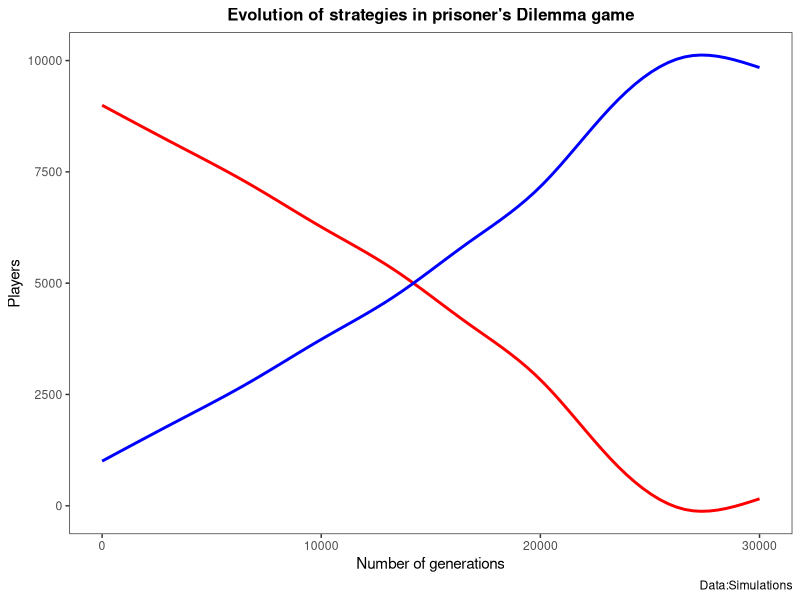

This figure's R source:

##Code written by: Imran Khan
## PhD student at Old Dominion University

##*****************Evolutionary game theory code for Prisoner's dilemma***********##
##********************************************************************************##
## Evolutionary Stable Strategy in the Prisoner's dilemma game is the "Defect" Strategy.ESS is resistant to 
## invasion by the alternative strategies in the population.

## All the players end up playing the "defect" strategy because "defect" strategy is the most successful one.
## Unsuccessful strategy dies out over multiple generations. On the other hand, successful strategy grows
## out over multiple generations.The cooperate strategy is unsuccessful one whereas the defect strategy is
## the successful one.

## The graph shows how the strategy grows or shrinks over the multiple generations (or iterations).

## You can re-run the simulations by changing the distribution of cooperate and defect players.

library(tidyverse)

num_generations <- 30000
num_players <- 10000
cooperate_players <- 9000
defect_players <- 1000

##*********Prisoner's dilemma payoff*********************##
##*******************************************************##
payoffs <- matrix(c(3,0,5,1), nrow = 2, byrow = T)
rownames(payoffs) <- c("C","D")
colnames(payoffs) <- c("C","D")

##*********Expected Payoffs***************************##
##****************************************************##
# The expected payoffs of the cooperate and defect strategy is

Expected_payoffs_c <- ((cooperate_players/num_players)*payoffs[1,1]) +
                      ((defect_players/num_players)*payoffs[1,2])


Expected_payoffs_d <- ((cooperate_players/num_players)*payoffs[2,1]) +
                      ((defect_players/num_players)*payoffs[2,2])


## The expected payoff of the strategy determines the reproductive success of the strategy in the subsequent period.
## The expected payoff of the strategy gives the fitness of the strategy. Converting the
## fitness of each strategy to respective probabilities.These probabilities will determine
## how the strategies will grow or shrink in the population over the period of time.

fitness_c <- (Expected_payoffs_c/(Expected_payoffs_c + Expected_payoffs_d ))
fitness_d <- (Expected_payoffs_d/(Expected_payoffs_c + Expected_payoffs_d ))

 df<- data.frame()
 
for ( i in seq_along(1:num_generations)){
  if(cooperate_players > 0 & defect_players > 0){ ## For giving birth or dying, there must be atleast one agent
    if(fitness_c > runif(1,0,1)){
      cooperate_players = cooperate_players + 1
      defect_players  = defect_players - 1
    }
  }
  if(defect_players > 0 & cooperate_players > 0){
    if(fitness_d > runif(1,0,1)){
      defect_players = defect_players + 1
      cooperate_players = cooperate_players - 1
    }
  }
  Expected_payoffs_c <- ((cooperate_players/num_players)*payoffs[1,1]) +
    ((defect_players/num_players)*payoffs[1,2])
  
  
  Expected_payoffs_d <- ((cooperate_players/num_players)*payoffs[2,1]) +
    ((defect_players/num_players)*payoffs[2,2])
  
  fitness_c <- (Expected_payoffs_c/(Expected_payoffs_c + Expected_payoffs_d ))
  fitness_d <- (Expected_payoffs_d/(Expected_payoffs_c + Expected_payoffs_d ))
  cat("Cooperate players is", cooperate_players, " and defect players is ", defect_players,"\n")
  
  
  ## Collecting data in dataframe to visualizing the updating of frequencies of strategies
  new_row<- data.frame(i,cooperate_players,defect_players)
  df <- rbind(df, new_row)
}

 
 ggplot(data = df)+
 geom_smooth(mapping = aes(x = i, y = cooperate_players),se = F, color = "red")+
 geom_smooth(mapping = aes(x = i, y = defect_players),se = F, color = "blue") +
   labs(
     x = "Number of generations",
     y = "Players",
     title = "Evolution of strategies in prisoner's Dilemma game",
     caption = "Data:Simulations"
   )+
   theme_bw()+
   theme(plot.title = element_text(face = "bold", size = 12, hjust = 0.50),
         panel.grid.major = element_blank(),
         panel.grid.minor = element_blank())
 
















